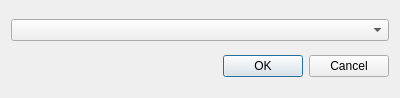
<?xml version="1.0" encoding="UTF-8"?>
<ui version="4.0">
 <class>selectorDialog</class>
 <widget class="QDialog" name="selectorDialog">
  <property name="geometry">
   <rect>
    <x>0</x>
    <y>0</y>
    <width>400</width>
    <height>98</height>
   </rect>
  </property>
  <property name="windowTitle">
   <string>Dialog</string>
  </property>
  <layout class="QGridLayout" name="gridLayout">
   <item row="0" column="0">
    <widget class="QComboBox" name="comboBox"/>
   </item>
   <item row="1" column="0">
    <widget class="QDialogButtonBox" name="buttonBox">
     <property name="orientation">
      <enum>Qt::Horizontal</enum>
     </property>
     <property name="standardButtons">
      <set>QDialogButtonBox::Cancel|QDialogButtonBox::Ok</set>
     </property>
    </widget>
   </item>
  </layout>
 </widget>
 <resources/>
 <connections>
  <connection>
   <sender>buttonBox</sender>
   <signal>accepted()</signal>
   <receiver>selectorDialog</receiver>
   <slot>accept()</slot>
   <hints>
    <hint type="sourcelabel">
     <x>248</x>
     <y>254</y>
    </hint>
    <hint type="destinationlabel">
     <x>157</x>
     <y>274</y>
    </hint>
   </hints>
  </connection>
  <connection>
   <sender>buttonBox</sender>
   <signal>rejected()</signal>
   <receiver>selectorDialog</receiver>
   <slot>reject()</slot>
   <hints>
    <hint type="sourcelabel">
     <x>316</x>
     <y>260</y>
    </hint>
    <hint type="destinationlabel">
     <x>286</x>
     <y>274</y>
    </hint>
   </hints>
  </connection>
 </connections>
</ui>
